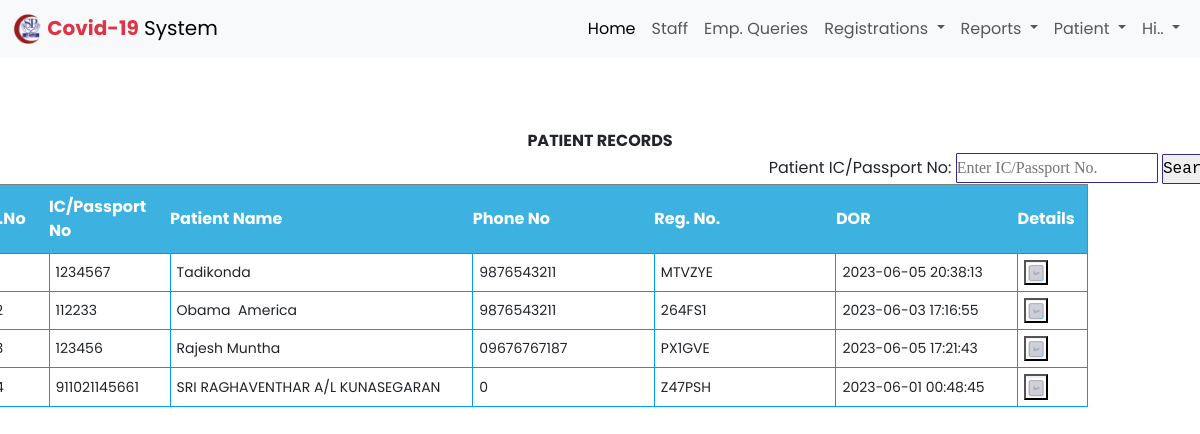
Page /patient_data_level_super_admin_report.php on the committed database.
### tables this page shows
CREATE TABLE `patient` (
  `id` int(11) NOT NULL AUTO_INCREMENT,
  `f_name` varchar(100) NOT NULL,
  `l_name` varchar(200) NOT NULL,
  `gender` varchar(100) NOT NULL,
  `dob` varchar(100) NOT NULL,
  `icno` varchar(100) NOT NULL,
  `validation` varchar(100) NOT NULL,
  `phno` varchar(100) NOT NULL,
  `email` varchar(100) NOT NULL,
  `address` varchar(200) NOT NULL,
  `street` varchar(200) NOT NULL,
  `pincode` varchar(100) NOT NULL,
  `state` varchar(100) NOT NULL,
  `t_type` varchar(100) NOT NULL,
  `t_location` varchar(100) NOT NULL,
  `rm_online` varchar(100) NOT NULL,
  `rm_cash` varchar(100) NOT NULL,
  `p_mode` varchar(100) NOT NULL,
  `p_id` varchar(100) NOT NULL,
  `p_ref` varchar(100) NOT NULL,
  `reg_date` varchar(100) NOT NULL,
  `author` varchar(100) NOT NULL,
  `status` int(11) NOT NULL DEFAULT 0,
  `sys_date` varchar(100) NOT NULL,
  `time` timestamp NOT NULL DEFAULT current_timestamp() ON UPDATE current_timestamp(),
  PRIMARY KEY (`id`)
);

### patient_data_level_super_admin_report.php (the view, shortened to what this page needs)
<?php
include_once("header_super_admin.php");
include_once("conn.php");
?>
<!DOCTYPE html>
<html>
<head>
</head>
    <div class="outer-scontainer">
        <div class="row" align='center'>
        <table width="1100">
        <tr>
          <td align="center"><strong>PATIENT RECORDS</strong></td>
        <tr>
        	<td align="right">
           <form action="" method="post" >
               Patient IC/Passport No:
                 <input type="text" class="tb1" name="icno" placeholder="Enter IC/Passport No." required/>
                <input type="submit" class="tb2" name="submit" value="Search">
            </form>
            </td>
        </table>
               <?php
			   $i=1;
			   $ic_no = $_POST['icno'];
			   $sqlSelect = mysqli_query($conn, "SELECT * FROM patient where icno like '%".$ic_no."%' order by id desc LIMIT 15");
               ?>
            <table align='center' id="des" border="1" width="1200">
            <thead>
                <tr>
                	<th width='50'>S.No</th>
                    <th width='100'>IC/Passport No</th>
                    <th width='250'>Patient Name</th>
                    <th width='150'>Phone No</th>
                    <th width='150'>Reg. No.</th>
					<th width="150">DOR</th>
                    <th width='40'>Details</th>
                </tr>
            </thead>
<?php
                while ($row = mysqli_fetch_array($sqlSelect)) {
                    ?>
                <tbody>
                <tr>
                <td><?php  echo $i; ?></td>
                <td><?php  echo strtoupper($row['icno']); ?></td>
                <td><?php  echo $row['f_name']. '&nbsp;'.$row['l_name'];?></td>
               <td><?php  echo $row['phno']; ?></td>
                    <td><?php  echo $row['validation']; ?></td>
                    <td><?php  echo $row['time'];?></td>
                   <td><a href="patient_view.php?id=<?php echo $row["id"]; ?>" target="_blank"><button><img src="img/correct1.gif" width="20" height="20"></button></td>
                </tr>
                    <?php
					$i++;
                }
                ?>
                </tbody>
        </table>
    </div>
</body>
</html>

### css/style.css (style rules this page uses)
* { box-sizing: border-box; }
* { padding: 0px; margin: 0px; font-family: 'poppins', sans-serif; }

### patient_data_level_super_admin_report.php (style rules this page uses)
.tb1 { -webkit-border-radius: 5px; -moz-border-radius: 5px; border-radius: 1px; border: 1.5px solid #332b92; font-family: "Cambria"; outline:0; height:30px; }
.tb2 { -webkit-border-radius: 1px; -moz-border-radius: 1px; border-radius: 1px; border: 1.5px solid #332b92; font-family: "Cambria", Courier, monospace; outline:0; height:30px; width: 50px; }
#des { font-family: "cambria"; border-collapse: collapse; width: 1100px; }
#des td { border: 1px solid #09F; padding: 6px; font-size: 14px; }
#des th { padding-top: 10px; padding-bottom: 10px; text-align: left; background-color: #3db2e1; color: white; font-size: 16px; }

### rows in the picture
patient: icno "1234567", f_name "Tadikonda", phno "9876543211", validation "MTVZYE", time "2023-06-05 20:38:13"
patient: icno "112233", f_name "Obama", l_name "America", phno "9876543211", validation "264FS1", time "2023-06-03 17:16:55"
patient: icno "123456", f_name "Rajesh", l_name "Muntha", phno "09676767187", validation "PX1GVE", time "2023-06-05 17:21:43"
patient: icno "911021145661", f_name "SRI RAGHAVENTHAR A/L KUNASEGARAN", phno "0", validation "Z47PSH", time "2023-06-01 00:48:45"
